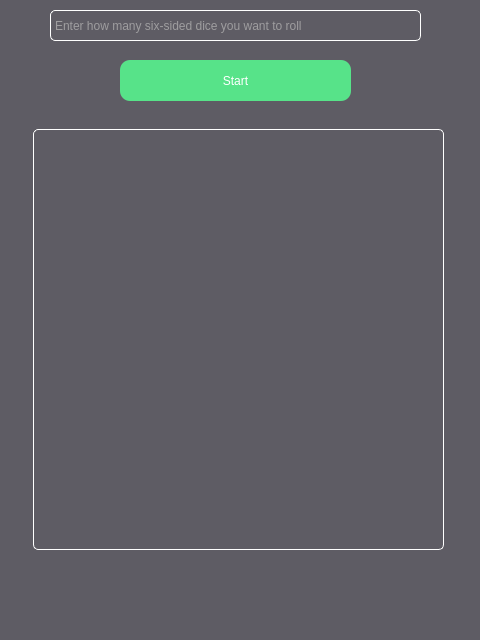
<?xml version="1.0" encoding="UTF-8"?>
<ui version="4.0">
 <class>MainWindow</class>
 <widget class="QMainWindow" name="MainWindow">
  <property name="geometry">
   <rect>
    <x>0</x>
    <y>0</y>
    <width>480</width>
    <height>640</height>
   </rect>
  </property>
  <property name="windowTitle">
   <string>MainWindow</string>
  </property>
  <widget class="QWidget" name="centralwidget">
   <property name="styleSheet">
    <string notr="true">background-color: rgb(94, 92, 100);</string>
   </property>
   <widget class="QLineEdit" name="InputField">
    <property name="geometry">
     <rect>
      <x>50</x>
      <y>10</y>
      <width>371</width>
      <height>31</height>
     </rect>
    </property>
    <property name="focusPolicy">
     <enum>Qt::WheelFocus</enum>
    </property>
    <property name="autoFillBackground">
     <bool>false</bool>
    </property>
    <property name="styleSheet">
     <string notr="true">border: 1px solid rgb(255, 255, 255);
border-radius: 5%;
color: rgb(222, 221, 218);
padding: 2%;
</string>
    </property>
    <property name="placeholderText">
     <string>Enter how many six-sided dice you want to roll</string>
    </property>
   </widget>
   <widget class="QPushButton" name="StartButton">
    <property name="geometry">
     <rect>
      <x>120</x>
      <y>60</y>
      <width>231</width>
      <height>41</height>
     </rect>
    </property>
    <property name="styleSheet">
     <string notr="true">background-color: rgb(87, 227, 137);
border-radius: 10%;
color: rgb(255, 255, 255);</string>
    </property>
    <property name="text">
     <string>Start</string>
    </property>
   </widget>
   <widget class="QTextEdit" name="textEdit">
    <property name="geometry">
     <rect>
      <x>33</x>
      <y>129</y>
      <width>411</width>
      <height>421</height>
     </rect>
    </property>
    <property name="styleSheet">
     <string notr="true">color: rgb(222, 221, 218);
border: 1px solid #fff;
border-radius: 5%; </string>
    </property>
   </widget>
  </widget>
 </widget>
 <resources/>
 <connections/>
</ui>
